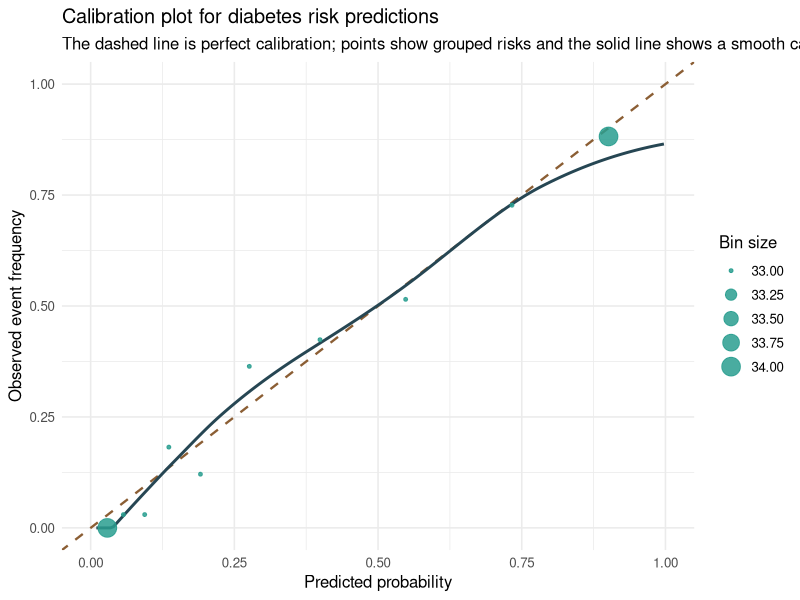

Here is the R script that generated this plot:
## ---- chunk 1
data("Pima.tr", package = "MASS")
data("Pima.te", package = "MASS")

calibration_fit <- glm(
  type ~ npreg + glu + bp + skin + bmi + ped + age,
  data = Pima.tr,
  family = binomial()
)

predicted_risk <- predict(calibration_fit, newdata = Pima.te, type = "response")
observed_outcome <- as.integer(Pima.te$type == "Yes")

calibration_data <- data.frame(
  predicted_risk = predicted_risk,
  observed_outcome = observed_outcome
)

summary_table <- data.frame(
  sample_size = nrow(calibration_data),
  event_rate = mean(calibration_data$observed_outcome),
  mean_predicted_risk = mean(calibration_data$predicted_risk),
  brier_score = mean((calibration_data$predicted_risk - calibration_data$observed_outcome)^2)
)

summary_table[, c("event_rate", "mean_predicted_risk", "brier_score")] <-
  round(summary_table[, c("event_rate", "mean_predicted_risk", "brier_score")], 3)

knitr::kable(
  summary_table,
  caption = "Summary of the prediction sample used for the calibration plot"
)
## ---- chunk 2
rank_id <- rank(calibration_data$predicted_risk, ties.method = "first")
calibration_data$bin <- cut(
  rank_id,
  breaks = quantile(rank_id, probs = seq(0, 1, 0.1)),
  include.lowest = TRUE
)

grouped_calibration <- aggregate(
  cbind(predicted_risk, observed_outcome) ~ bin,
  data = calibration_data,
  FUN = mean
)

grouped_calibration$count <- as.numeric(table(calibration_data$bin))
grouped_calibration$predicted_risk <- round(grouped_calibration$predicted_risk, 3)
grouped_calibration$observed_outcome <- round(grouped_calibration$observed_outcome, 3)

knitr::kable(
  grouped_calibration,
  caption = "Grouped calibration table by deciles of predicted risk"
)
## ---- chunk 3
smooth_grid <- data.frame(
  predicted_risk = seq(
    min(calibration_data$predicted_risk),
    max(calibration_data$predicted_risk),
    length.out = 200
  )
)

loess_fit <- loess(
  observed_outcome ~ predicted_risk,
  data = calibration_data,
  span = 0.75
)

smooth_grid$observed_risk <- pmin(
  pmax(predict(loess_fit, newdata = smooth_grid), 0),
  1
)

ggplot2::ggplot() +
  ggplot2::geom_abline(
    intercept = 0,
    slope = 1,
    linetype = 2,
    color = "#8b5e34",
    linewidth = 0.8
  ) +
  ggplot2::geom_line(
    data = smooth_grid,
    ggplot2::aes(x = predicted_risk, y = observed_risk),
    color = "#264653",
    linewidth = 1
  ) +
  ggplot2::geom_point(
    data = grouped_calibration,
    ggplot2::aes(x = predicted_risk, y = observed_outcome, size = count),
    color = "#2a9d8f",
    alpha = 0.85
  ) +
  ggplot2::labs(
    title = "Calibration plot for diabetes risk predictions",
    subtitle = "The dashed line is perfect calibration; points show grouped risks and the solid line shows a smooth calibration curve",
    x = "Predicted probability",
    y = "Observed event frequency",
    size = "Bin size"
  ) +
  ggplot2::coord_cartesian(xlim = c(0, 1), ylim = c(0, 1)) +
  ggplot2::theme_minimal(base_size = 12)
## ---- chunk 4
clipped_risk <- pmin(pmax(calibration_data$predicted_risk, 1e-6), 1 - 1e-6)
logit_risk <- qlogis(clipped_risk)

calibration_intercept_fit <- glm(
  observed_outcome ~ offset(logit_risk),
  data = calibration_data,
  family = binomial()
)

calibration_slope_fit <- glm(
  observed_outcome ~ logit_risk,
  data = calibration_data,
  family = binomial()
)

calibration_metrics <- data.frame(
  metric = c("Calibration intercept", "Calibration slope"),
  estimate = c(
    coef(calibration_intercept_fit)[1],
    coef(calibration_slope_fit)[2]
  )
)

calibration_metrics$estimate <- round(calibration_metrics$estimate, 3)

knitr::kable(
  calibration_metrics,
  caption = "Calibration intercept and slope"
)
